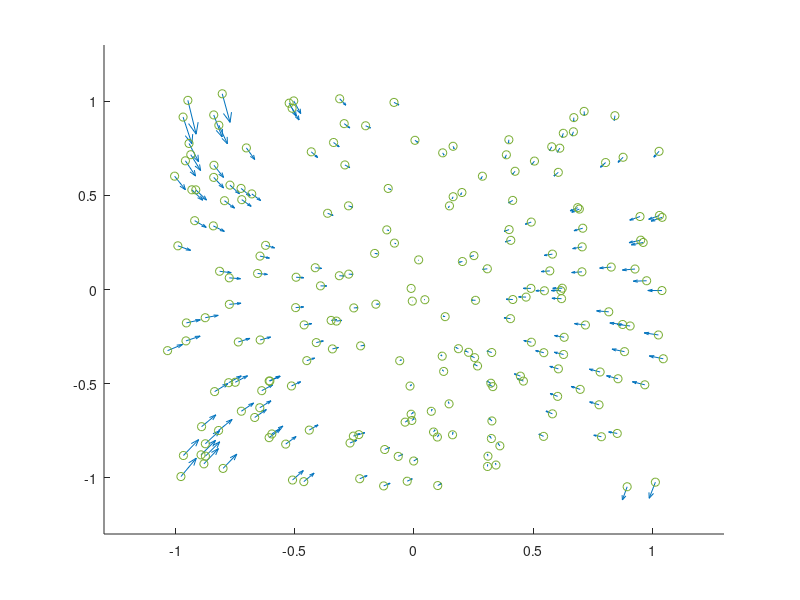

Write MATLAB code to recreate this figure. (Note: this script raises an error after producing the figure.)
% this script will implement the Lyapunov function learning method on a
% general triangularization of the space, in this code. We consider the 2d
% space
clear all; close all; clc
%% basic configuration
dyn = @(x) [-.9*sin(x(1,:)).*cos(x(2,:))+.2*x(1,:).*x(2,:)+.25*x(2,:).^2;-1.*sin(x(2,:)).*abs(x(1,:)+.2)+.5*x(1,:).*(x(2,:))./(1*cos(x(2,:)-.3*x(1,:)))-.0*x(2,:)];rng(124)

M  = 1.2;  ... (0.4 to 1 choose 1.3, .1 to .4 choose 1.2)

% sample data
num_samples =210;
intv_samp = [-1,1];
intv = [-.4,.4];      ... the region of interest in the stability analysis (along one axis, symmetric)
intv_stb = [-0.1,0.1];      ... the region that is stable
% add some structural nodes to better control the resolution of the grid
resolution = .1;       ... 0.4 to 1 choose .15, .1 to .4 choose .1
[temp_x,temp_y] = meshgrid(intv(1)+resolution:resolution:intv(2)-resolution,intv(1)+resolution:resolution:intv(2)-resolution);
nodes = [temp_x(:),temp_y(:)];
temp = [];
for i = 1:size(nodes,1)
    if nodes(i,1)>=intv_stb(1)-1e-3 && nodes(i,1)<=intv_stb(2)+1e-3 && ...
            nodes(i,2)>=intv_stb(1)-1e-3 && nodes(i,2)<=intv_stb(2)+1e-3
        continue;
    else
        temp(end+1) = i;
    end
end
nodes = nodes(temp,:);

% ------ setup of the gridding ------
num_grid_inner = 5;    ... number of the grid points on the edge of the a-priori basin (0.4 to 1 choose 10, .1 to .4 choose 5)
num_grid_outer = 10;    ... number of the grid points on one edge of the boundary   (0.4 to 1 choose 20, .1 to .4 choose 10)

num_node = 200;     ... number of grid node samples in the region of interest

% grid generation
temp = 0;
while true
    temp_nodes = (intv(2)-intv(1))*rand(1,2)+intv(1);
    if temp_nodes(1)>=intv_stb(1)-1e-2 && temp_nodes(1)<=intv_stb(2)+1e-2 && ...
            temp_nodes(2)>=intv_stb(1)-1e-2 && temp_nodes(2)<=intv_stb(2)+1e-2
        continue;
    else
        nodes(end+1,:) = temp_nodes;
        temp = temp+1;
    end

    if temp>=num_node
        break;
    end
end

idx_int = [1,length(nodes)];

% append the outer boundary to the nodes
temp = linspace(intv(1),intv(2),num_grid_outer)';
temp_nodes = [kron(intv',ones(num_grid_outer,1)),kron(ones(2,1),temp)];
temp_nodes = [temp_nodes;[kron(ones(2,1),temp(2:end-1)),kron(intv',ones(num_grid_outer-2,1))]];
nodes = [nodes;temp_nodes];
% index of the points in the inner boundary
idx_outer = [size(nodes,1)-size(temp_nodes,1)+1,size(nodes,1)];

% append the inner boundary to the nodes
temp = linspace(intv_stb(1),intv_stb(2),num_grid_inner)';
temp_nodes = [kron(intv_stb',ones(num_grid_inner,1)),kron(ones(2,1),temp)];
temp_nodes = [temp_nodes;[kron(ones(2,1),temp(2:end-1)),kron(intv_stb',ones(num_grid_inner-2,1))]];
nodes = [nodes;temp_nodes];
% index of the points in the outer boundary
idx_inner = [size(nodes,1)-size(temp_nodes,1)+1,size(nodes,1)];

% ------ data from the dynamics ------
data = struct;
data.x =  (intv_samp(2)-intv_samp(1)+.1)*(rand(2,num_samples))+intv_samp(1)-.05;
data.dx = dyn(data.x);

figure(1); clf; hold on;
quiver(data.x(1,:),data.x(2,:),data.dx(1,:),data.dx(2,:));
plot(data.x(1,:),data.x(2,:),'o');
axis([intv_samp(1)-0.3, intv_samp(2)+0.3,intv_samp(1)-0.3, intv_samp(2)+0.3])
for i = 1:1:length(data.x)
    [~,y_temp]=ode23tb(@(t,x) dyn(x),[0 5],data.x(:,i));   
    plot(y_temp(:,1),y_temp(:,2));
end

%% ====== step 1: generate the tessellation by triangularization ======
% idxex mapping to the nodes forming the delaunay triangularization
tri_idx = delaunay(nodes);
% remove the triangle in the basin
temp = (idx_inner(1)<=tri_idx).*(tri_idx<=idx_inner(2));
idx = find(sum(temp,2)<3);

tri_idx = tri_idx(idx,:);

% ------ validity of the grid ------
flag = valid_check_2d(tri_idx,nodes,data,M);
if ~flag
    error('The triangulation cannot learn the Lyapunov function!');
end

% visualization of the triangularization
figure(2);clf;hold on
triplot(tri_idx,nodes(:,1),nodes(:,2))

%% ====== step 2: choose the data that is relevant for each sub grids ======
fprintf('select data that are relevant for robust stability constraints...\n')
data_idx = data_refinement(tri_idx,nodes,data,M);

%% ====== step 3: define the optimization problem =======
max_lya = 10;   ... maximal evaluation of the lyapunov function in the outer boundary
min_lya =1;   ... minimal evaluation of the lyapunov function in the inner boundary
mode = 2;     ... lower bound not exact (0.4 to 1 choose 4, .1 to .4 choose 2)
tol = 1e-3;     ... tolerance to enforce strict negative constriant

fprintf('define the Lyapunov function evaluation constraints ...\n')
[cons_eval,g,b,val_vtx] = eval_cons(tri_idx,nodes,idx_inner,idx_outer,idx_int,min_lya,max_lya,tol,mode);
fprintf('define the robust stability constraints ...\n')
[g_aux,t_aux,slack,cons_rb] = rb_stb_relaxed(tri_idx,nodes,data_idx,data,g,M,tol);

fprintf('Finish definition of all the constraints!\n');

obj = sum(sum(slack));

ops =  sdpsettings('solver','mosek','verbose',0);
fprintf('solving the robust optimization problem ...\n')

diagnostics = optimize([cons_eval;cons_rb],obj,ops);
if diagnostics.problem ~= 0 
    error(diagnostics.info);
elseif double(obj) <= 1e-5 - tol*size(tri_idx,1)
    fprintf('Lyapunov function found!\n')
else
    fprintf('Relaxed solution found!\n')
end

% %% plot the slack variables
% figure(3);clf; hold on;
% for i = 1:length(tri_idx)
%     temp = Polyhedron('V',nodes(tri_idx(i,:),:));
%     temp.plot('alpha', 0.4, 'color',[1 0 1]*min(abs(mean(double(slack(i,:))+1e-3))/(1e-3),1));
% end


%% final plot
val_vtx = double(val_vtx);
g = double(g);
b = double(b);
if mode < 3
    % ====== visualization of the learnt function ======
    figure(4);clf; hold on; 
    for i = 1:length(tri_idx)
        temp_vtx = nodes(tri_idx(i,:),:);
        temp_val = double(val_vtx(tri_idx(i,:)));
        temp = Polyhedron('V',[temp_vtx,vec(temp_val)]);
        temp.plot('alpha', 0.4, 'color','b');
    end
    temp_sample = [];
    temp_val_sample = [];
    % ====== sample based validation ======
    for i = 1:length(tri_idx)
        temp_vtx = nodes(tri_idx(i,:),:);
        temp = drchrnd([1,1,1],100);
        temp = temp*temp_vtx;
        temp_sample = [temp_sample;temp];
        temp = double(g(i,:)*dyn(temp'));
        temp_val_sample = [temp_val_sample;temp'];
    end
    figure(5);  clf;hold on; 
    scatter(temp_sample(:,1),temp_sample(:,2),15,temp_val_sample,'filled');
    temp_ind = find(temp_val_sample>=0);
    scatter(temp_sample(temp_ind,1),temp_sample(temp_ind,2),[],zeros(length(temp_ind),3),'filled');
    colorbar;
elseif mode >=3
    figure(4);clf; hold on; 
    % ====== find the largest sublevel set ======
    alpha = min(double(val_vtx(idx_outer(1):idx_outer(2))))-1e-1;
    temp_val_sample = [];
    temp_sample = [];
    temp_poly = {};
    for i = 1:length(tri_idx)
        temp_vtx = nodes(tri_idx(i,:),:);
        vtx = [];
        temp_val = double(val_vtx(tri_idx(i,:)));
        temp_val_vtx = [];
        if min(temp_val)<=alpha-1e-3
            if max(temp_val)>alpha
                [temp_min_val,temp_idx] = sort(temp_val);
                if temp_min_val(2)<=alpha
                    temp_idx = temp_idx(1:2);
                    temp_min_val = temp_min_val(1:2);
                else
                    temp_idx = temp_idx(1);
                    temp_min_val = temp_min_val(1);
                end
                for j = 1:3
                    if temp_val(j) <=alpha
                        vtx = [vtx;temp_vtx(j,:)];
                        temp_val_vtx = [temp_val_vtx;temp_val(j)];
                    else
                        for k = 1:length(temp_idx)
                            vtx = [vtx;(alpha-temp_min_val(k))/(temp_val(j)-temp_min_val(k))*(temp_vtx(j,:)-temp_vtx(temp_idx(k),:))+temp_vtx(temp_idx(k),:)];
                            temp_val_vtx = [temp_val_vtx; alpha];
                        end
                    end
                end
            else
                vtx = temp_vtx;
                temp_val_vtx = temp_val;
            end

            temp = drchrnd(ones(1,size(vtx,1)),1500);
            temp = temp*vtx;
            temp_sample = [temp_sample;temp];
            temp = double(g(i,:)*dyn(temp'));
            temp_val_sample = [temp_val_sample;temp'];
            temp_poly{end+1} = Polyhedron('V',[vtx]);
            temp = Polyhedron('V',[vtx,vec(temp_val_vtx)]);
            temp.plot('alpha', 0.4, 'color','b');
        else
            continue;
        end
    end
    figure(5);clf; hold on; 
    scatter(temp_sample(:,1),temp_sample(:,2),15,temp_val_sample,'filled');
    temp_ind = find(temp_val_sample>=0);
    scatter(temp_sample(temp_ind,1),temp_sample(temp_ind,2),[],zeros(length(temp_ind),3),'filled');
    colorbar;
    for i = 1:length(temp_poly)
        temp_poly{i}.plot('alpha', 0.1, 'color','b');
    end
end


